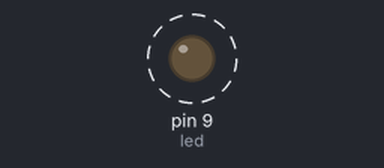
This sketch was run on a simulated Arduino Uno, built with avr-gcc and run on an emulated ATmega328P. Shown: output pins drawn as LEDs (lit = HIGH). Dashed ring = blinking.

Above: at 0.2 s.
Timing chart, 0 to 3.0 s (numbered marks = the images above):
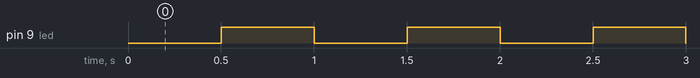

The sketch:

customDelay.ino
```cpp
//PORT B
#define led 1
#define frec 16000000
//delay<=1s
#define delay 0.5
void setup() {
  DDRB |= (1<<led);

  TCCR1A = 0;
  TCCR1B = 0;
  TCNT1 = 0;
  //ORC1A=t*f/prescaler - 1
  OCR1A = delay*frec/256-1; //TOP

  TCCR1A |= (1<<6); //toggle on match
  TCCR1B |= (1<<3); //set to CTC
  //set prescaler to 256
  TCCR1B |= (1<<2);

  //led-ul sta aprind pt <delay> sec si stins tot atata timp
}

void loop() {

}
```

Measured:
- by itself, pin 9 (led): alternates HIGH for 0.50 s and LOW for 0.50 s
